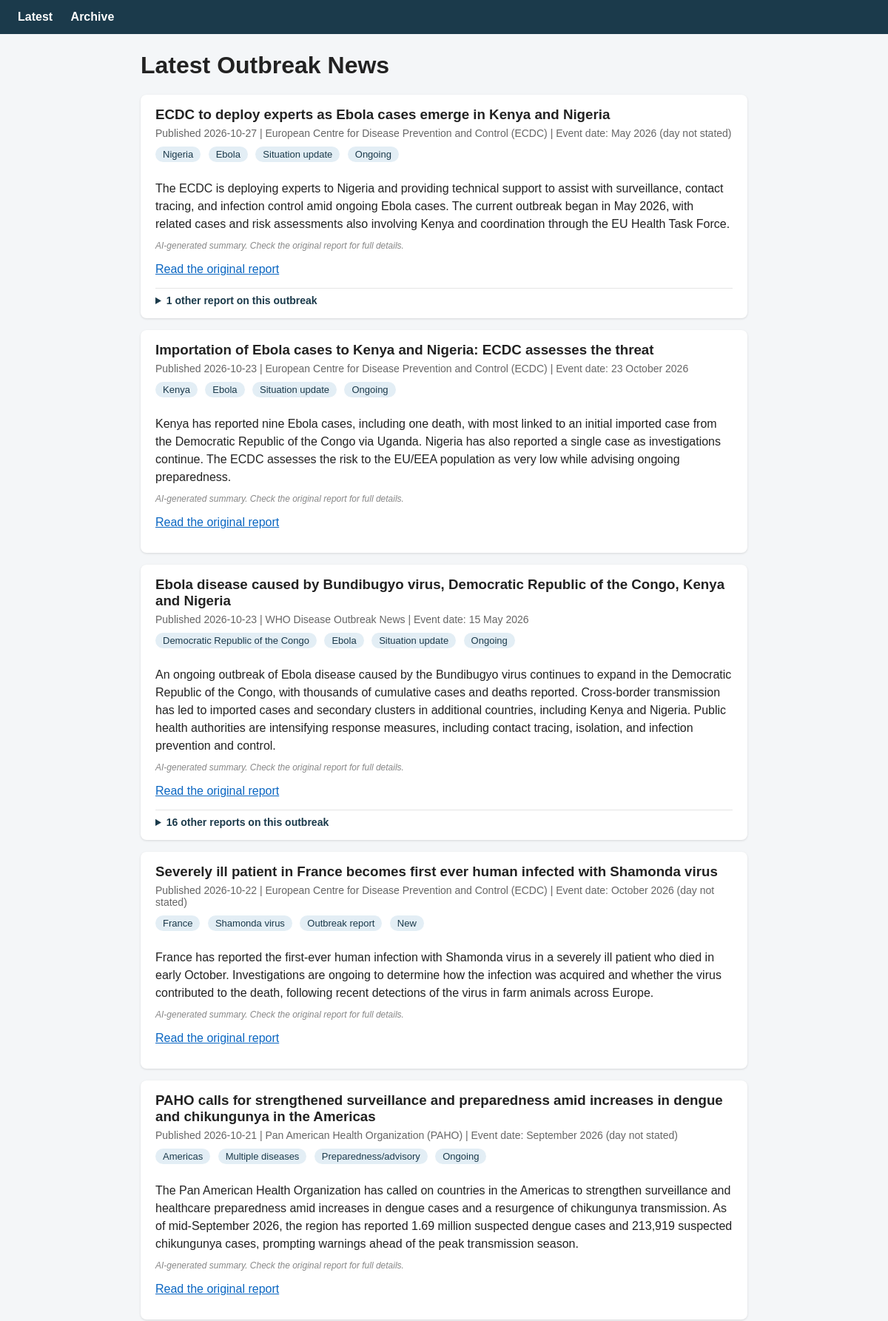
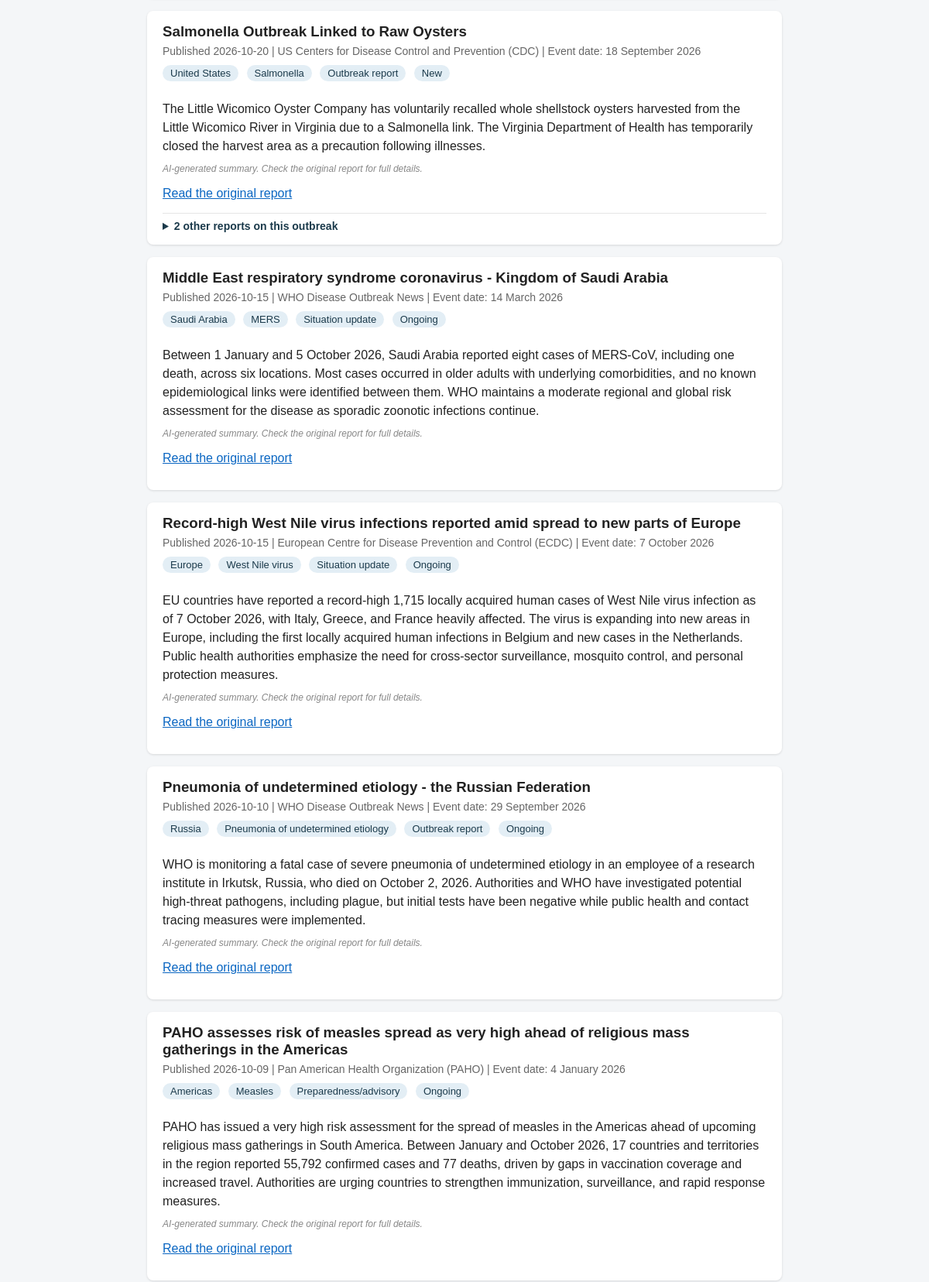
The page / (upper part) on the database its author committed (2 pictures, top to bottom).
### tables this page shows
CREATE TABLE articles (
    id TEXT PRIMARY KEY,
    date TEXT,
    title TEXT,
    source TEXT,
    link TEXT,
    text TEXT,
    disease TEXT,
    country TEXT,
    category TEXT,
    status TEXT,
    summary TEXT
, relevant INTEGER, event_date TEXT, group_id TEXT);

### app.py (the view)
@app.route("/")
def latest():
    articles, related = get_latest(20)
    return render_template("latest.html", articles=articles, related=related)

### app.py (called while the page is built)
@app.template_filter("event_date")
def format_event_date(value):
    if not value:
        return "not stated in report"
    for fmt, out in [("%Y-%m-%d", "%d %B %Y"), ("%Y-%m", "%B %Y (day not stated)"), ("%Y", "%Y (month not stated)")]:
        try:
            return datetime.strptime(value, fmt).strftime(out).lstrip("0")
        except ValueError:
            pass
    return value

def connect():
    conn = sqlite3.connect(DB_PATH)
    conn.row_factory = sqlite3.Row
    return conn

def get_related(conn, articles):
    group_ids = list({a["group_id"] for a in articles if a["group_id"]})
    related = {}
    if not group_ids:
        return related
    placeholders = ", ".join("?" * len(group_ids))
    rows = conn.execute(
        "SELECT id, date, title, source, link, group_id FROM articles "
        "WHERE group_id IN (" + placeholders + ") ORDER BY date DESC",
        group_ids,
    ).fetchall()
    for row in rows:
        related.setdefault(row["group_id"], []).append(row)
    return related

def get_latest(limit):
    conn = connect()
    rows = conn.execute(
        "SELECT " + COLUMNS + " FROM articles WHERE relevant IS NOT 0 ORDER BY date DESC"
    ).fetchall()
    articles = []
    seen_groups = set()
    for row in rows:
        group = row["group_id"] or row["id"]
        if group in seen_groups:
            continue
        seen_groups.add(group)
        articles.append(row)
        if len(articles) == limit:
            break
    related = get_related(conn, articles)
    conn.close()
    return articles, related

### templates/latest.html (shortened to what this page needs)
<!DOCTYPE html>
<html>
<head>
  <link rel="stylesheet" href="{{ url_for('static', filename='style.css') }}">
</head>
<body>
  <nav>
    <a href="/">Latest</a>
    <a href="/archive">Archive</a>
  </nav>
  <main>
    <h1>Latest Outbreak News</h1>
    {% for a in articles %}
    {% include "card.html" %}
    {% endfor %}
  </main>
</body>
</html>

### templates/card.html (shortened to what this page needs)
<div class="card">
  <h3>{{ a["title"] }}</h3>
  <p class="meta">
    Published {{ a["date"] }} | {{ a["source"] }}
    | Event date: {{ a["event_date"] | event_date }}
  </p>
  {% if a["country"] %}<span class="tag">{{ a["country"] }}</span>{% endif %}
  {% if a["disease"] %}<span class="tag">{{ a["disease"] }}</span>{% endif %}
  {% if a["category"] %}<span class="tag">{{ a["category"] }}</span>{% endif %}
  {% if a["status"] %}<span class="tag">{{ a["status"] }}</span>{% endif %}
  {% if a["summary"] %}
  <p class="summary">{{ a["summary"] }}</p>
  <p class="ai-label">AI-generated summary. Check the original report for full details.</p>
  {% endif %}
  <p><a href="{{ a['link'] }}" target="_blank">Read the original report</a></p>
  {% set others = related.get(a["group_id"], []) | rejectattr("id", "equalto", a["id"]) | list %}
  {% if others %}
  <details class="related">
    <summary>{{ others|length }} other report{{ "s" if others|length > 1 }} on this outbreak</summary>
  </details>
  {% endif %}
</div>

### static/style.css (style rules this page uses)
body { font-family: Arial, Helvetica, sans-serif; background: #f4f6f8; color: #222; margin: 0; }
nav { background: #1b3a4b; padding: 14px 24px; }
nav a { color: #fff; text-decoration: none; font-weight: bold; margin-right: 20px; }
main { max-width: 820px; margin: 24px auto; padding: 0 16px; }
.card { background: #fff; border-radius: 8px; padding: 16px 20px; margin-bottom: 16px; box-shadow: 0 1px 3px rgba(0, 0, 0, 0.12); }
.card h3 { margin: 0 0 6px 0; }
.meta { color: #666; font-size: 14px; margin: 0 0 10px 0; }
.tag { display: inline-block; background: #e3eef5; color: #1b3a4b; border-radius: 12px; padding: 3px 10px; font-size: 13px; margin: 0 6px 8px 0; }
.summary { line-height: 1.5; }
.card a { color: #0a66c2; }
.ai-label { color: #888; font-size: 12px; font-style: italic; margin-top: -6px; }
.related { border-top: 1px solid #e5e5e5; margin-top: 10px; padding-top: 8px; font-size: 14px; }
.related summary { cursor: pointer; color: #1b3a4b; font-weight: bold; }

### rows shown on the page
articles: title "ECDC to deploy experts as Ebola cases emerge in Kenya and Nigeria", date "2026-10-27", source "European Centre for Disease Prevention and Control (ECDC)", event_date|event_date "May 2026 (day not stated)", country "Nigeria", disease "Ebola", category "Situation update", status "Ongoing", summary "The ECDC is deploying experts to Nigeria and providing technical support to assist with surveillance, contact tracing, and infection control amid ongoing Ebola cases. The current outbreak began in May 2026, with related cases and risk assessments also involving Kenya and coordination through the EU Health Task Force.", others "1"
articles: title "Importation of Ebola cases to Kenya and Nigeria: ECDC assesses the threat", date "2026-10-23", source "European Centre for Disease Prevention and Control (ECDC)", event_date|event_date "23 October 2026", country "Kenya", disease "Ebola", category "Situation update", status "Ongoing", summary "Kenya has reported nine Ebola cases, including one death, with most linked to an initial imported case from the Democratic Republic of the Congo via Uganda. Nigeria has also reported a single case as investigations continue. The ECDC assesses the risk to the EU/EEA population as very low while advising ongoing preparedness."
articles: title "Ebola disease caused by Bundibugyo virus, Democratic Republic of the Congo, Kenya and Nigeria", date "2026-10-23", source "WHO Disease Outbreak News", event_date|event_date "15 May 2026", country "Democratic Republic of the Congo", disease "Ebola", category "Situation update", status "Ongoing", summary "An ongoing outbreak of Ebola disease caused by the Bundibugyo virus continues to expand in the Democratic Republic of the Congo, with thousands of cumulative cases and deaths reported. Cross-border transmission has led to imported cases and secondary clusters in additional countries, including Kenya and Nigeria. Public health authorities are intensifying response measures, including contact tracing, isolation, and infection prevention and control.", others "16", value "s"
articles: title "Severely ill patient in France becomes first ever human infected with Shamonda virus", date "2026-10-22", source "European Centre for Disease Prevention and Control (ECDC)", event_date|event_date "October 2026 (day not stated)", country "France", disease "Shamonda virus", category "Outbreak report", status "New", summary "France has reported the first-ever human infection with Shamonda virus in a severely ill patient who died in early October. Investigations are ongoing to determine how the infection was acquired and whether the virus contributed to the death, following recent detections of the virus in farm animals across Europe."
articles: title "PAHO calls for strengthened surveillance and preparedness amid increases in dengue and chikungunya in the Americas", date "2026-10-21", source "Pan American Health Organization (PAHO)", event_date|event_date "September 2026 (day not stated)", country "Americas", disease "Multiple diseases", category "Preparedness/advisory", status "Ongoing", summary "The Pan American Health Organization has called on countries in the Americas to strengthen surveillance and healthcare preparedness amid increases in dengue cases and a resurgence of chikungunya transmission. As of mid-September 2026, the region has reported 1.69 million suspected dengue cases and 213,919 suspected chikungunya cases, prompting warnings ahead of the peak transmission season."
articles: title "Salmonella Outbreak Linked to Raw Oysters", date "2026-10-20", source "US Centers for Disease Control and Prevention (CDC)", event_date|event_date "18 September 2026", country "United States", disease "Salmonella", category "Outbreak report", status "New", summary "The Little Wicomico Oyster Company has voluntarily recalled whole shellstock oysters harvested from the Little Wicomico River in Virginia due to a Salmonella link. The Virginia Department of Health has temporarily closed the harvest area as a precaution following illnesses.", others "2", value "s"
articles: title "Middle East respiratory syndrome coronavirus - Kingdom of Saudi Arabia", date "2026-10-15", source "WHO Disease Outbreak News", event_date|event_date "14 March 2026", country "Saudi Arabia", disease "MERS", category "Situation update", status "Ongoing", summary "Between 1 January and 5 October 2026, Saudi Arabia reported eight cases of MERS-CoV, including one death, across six locations. Most cases occurred in older adults with underlying comorbidities, and no known epidemiological links were identified between them. WHO maintains a moderate regional and global risk assessment for the disease as sporadic zoonotic infections continue."
articles: title "Record-high West Nile virus infections reported amid spread to new parts of Europe", date "2026-10-15", source "European Centre for Disease Prevention and Control (ECDC)", event_date|event_date "7 October 2026", country "Europe", disease "West Nile virus", category "Situation update", status "Ongoing", summary "EU countries have reported a record-high 1,715 locally acquired human cases of West Nile virus infection as of 7 October 2026, with Italy, Greece, and France heavily affected. The virus is expanding into new areas in Europe, including the first locally acquired human infections in Belgium and new cases in the Netherlands. Public health authorities emphasize the need for cross-sector surveillance, mosquito control, and personal protection measures."
articles: title "Pneumonia of undetermined etiology - the Russian Federation", date "2026-10-10", source "WHO Disease Outbreak News", event_date|event_date "29 September 2026", country "Russia", disease "Pneumonia of undetermined etiology", category "Outbreak report", status "Ongoing", summary "WHO is monitoring a fatal case of severe pneumonia of undetermined etiology in an employee of a research institute in Irkutsk, Russia, who died on October 2, 2026. Authorities and WHO have investigated potential high-threat pathogens, including plague, but initial tests have been negative while public health and contact tracing measures were implemented."
articles: title "PAHO assesses risk of measles spread as very high ahead of religious mass gatherings in the Americas", date "2026-10-09", source "Pan American Health Organization (PAHO)", event_date|event_date "4 January 2026", country "Americas", disease "Measles", category "Preparedness/advisory", status "Ongoing", summary "PAHO has issued a very high risk assessment for the spread of measles in the Americas ahead of upcoming religious mass gatherings in South America. Between January and October 2026, 17 countries and territories in the region reported 55,792 confirmed cases and 77 deaths, driven by gaps in vaccination coverage and increased travel. Authorities are urging countries to strengthen immunization, surveillance, and rapid response measures."
